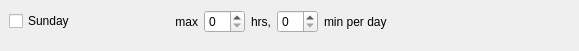
              <widget class="QWidget" name="widget_07" native="true">
               <widget class="QWidget" name="horizontalLayoutWidget_07">
                <property name="geometry">
                 <rect>
                  <x>9</x>
                  <y>1</y>
                  <width>561</width>
                  <height>41</height>
                 </rect>
                </property>
                <layout class="QHBoxLayout" name="horizontalLayout_07">
                 <item>
                  <widget class="QCheckBox" name="kcfg_SUNenabledTD">
                   <property name="minimumSize">
                    <size>
                     <width>160</width>
                     <height>0</height>
                    </size>
                   </property>
                   <property name="maximumSize">
                    <size>
                     <width>160</width>
                     <height>16777215</height>
                    </size>
                   </property>
                   <property name="toolTip">
                    <string>This checkbox enables the restrictions on Sundays.</string>
                   </property>
                   <property name="text">
                    <string>Sunday</string>
                   </property>
                  </widget>
                 </item>
                 <item>
                  <widget class="QLabel" name="textLabel07_11">
                   <property name="text">
                    <string>max</string>
                   </property>
                   <property name="alignment">
                    <set>Qt::AlignRight|Qt::AlignTrailing|Qt::AlignVCenter</set>
                   </property>
                   <property name="wordWrap">
                    <bool>false</bool>
                   </property>
                  </widget>
                 </item>
                 <item>
                  <widget class="QSpinBox" name="kcfg_SUNmaxhr">
                   <property name="maximumSize">
                    <size>
                     <width>42</width>
                     <height>16777215</height>
                    </size>
                   </property>
                   <property name="toolTip">
                    <string>Time limit for this weekday to spend on the PC.</string>
                   </property>
                   <property name="maximum">
                    <number>23</number>
                   </property>
                  </widget>
                 </item>
                 <item>
                  <widget class="QLabel" name="textLabel07_12">
                   <property name="text">
                    <string>hrs,</string>
                   </property>
                   <property name="wordWrap">
                    <bool>false</bool>
                   </property>
                  </widget>
                 </item>
                 <item>
                  <widget class="QSpinBox" name="kcfg_SUNmaxmin">
                   <property name="maximumSize">
                    <size>
                     <width>42</width>
                     <height>16777215</height>
                    </size>
                   </property>
                   <property name="toolTip">
                    <string>Time limit for this weekday to spend on the PC.</string>
                   </property>
                   <property name="maximum">
                    <number>59</number>
                   </property>
                  </widget>
                 </item>
                 <item>
                  <widget class="QLabel" name="Textlabel07_10">
                   <property name="text">
                    <string>min per day</string>
                   </property>
                  </widget>
                 </item>
                 <item>
                  <spacer name="horizontalSpacer7">
                   <property name="orientation">
                    <enum>Qt::Horizontal</enum>
                   </property>
                   <property name="sizeHint" stdset="0">
                    <size>
                     <width>40</width>
                     <height>20</height>
                    </size>
                   </property>
                  </spacer>
                 </item>
                </layout>
               </widget>
              </widget>
